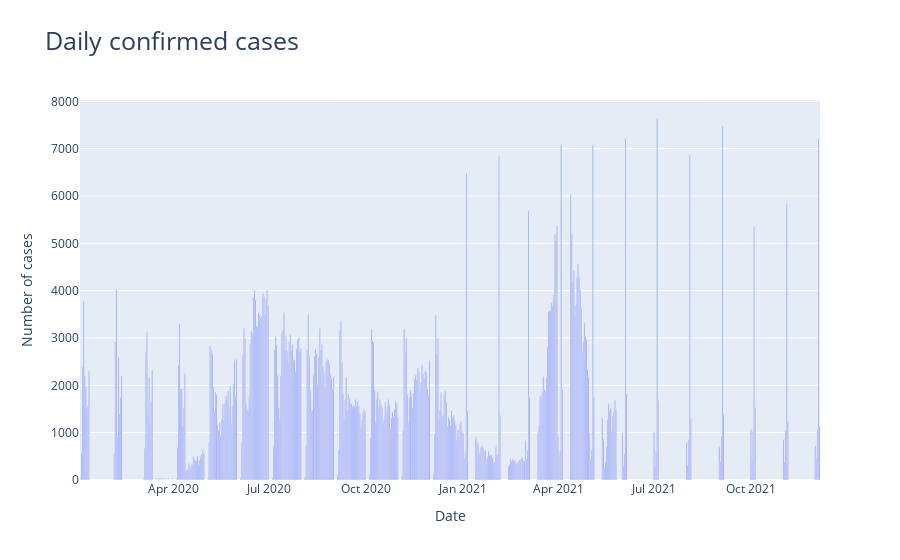

Notebook cell for this chart:
### Code cell
# Daily Confirmed Cases

x=df[df["new_cases"] != 0]["date"]
y = df[df["new_cases"] != 0]["new_cases"]
                    


fig = go.Figure()

fig.add_trace(go.Bar(x=x,
                    y = y,
                    text = y,
                    textposition = "auto"))

fig.update_layout(title = dict(text = "Daily confirmed cases",
                              font_size = 25
                              ),
                 yaxis = dict(title = "Number of cases"),
                 xaxis = dict(title = "Date"))

### Figure 1 — Plotly figure (JSON) as saved in the notebook; plotly's stock layout.template omitted (floating-point values rounded to 4 significant figures; data arrays with more than 128 entries replaced by an {"elided": "..."} marker saying what was removed)
{"data": [{"text": {"elided": "436 int values"}, "textposition": "auto", "type": "bar", "x": {"elided": "436 str values"}, "y": {"elided": "436 int values"}}], "layout": {"title": {"font": {"size": 25}, "text": "Daily confirmed cases"}, "xaxis": {"title": {"text": "Date"}}, "yaxis": {"title": {"text": "Number of cases"}}}}
